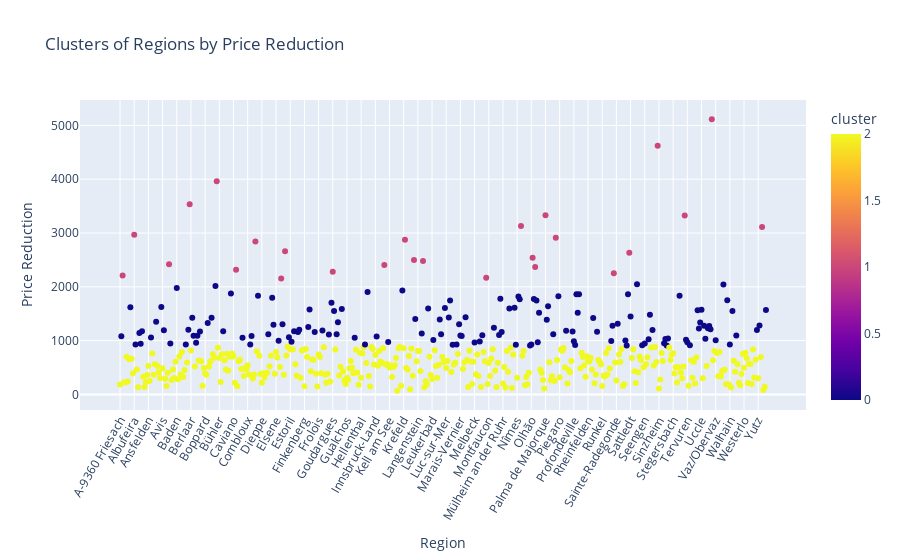

Notebook source saved alongside this figure:
### Markdown cell above
### Clustering des régions par le prix de réduction.

### Code cell
import matplotlib.pyplot as plt
import seaborn as sns
from sklearn.preprocessing import StandardScaler
from sklearn.cluster import KMeans

# Calculer la réduction de prix pour chaque entrée
data['price_reduction'] = data['old_price'] - data['price']

# Calculer la réduction moyenne de prix par région
region_reduction = data.groupby('region')['price_reduction'].mean().reset_index()

# Normaliser les données de réduction de prix
scaler = StandardScaler()
region_reduction_normalized = scaler.fit_transform(region_reduction[['price_reduction']])

# Appliquer le clustering K-Means
kmeans = KMeans(n_clusters=3, init='k-means++', max_iter=300, n_init=10, random_state=0)
region_clusters = kmeans.fit_predict(region_reduction_normalized)

# Ajouter les informations de cluster au DataFrame
region_reduction['cluster'] = region_clusters

import plotly.express as px

fig = px.scatter(region_reduction, x='region', y='price_reduction', color='cluster', title='Clusters of Regions by Price Reduction',
                 labels={'region': 'Region', 'price_reduction': 'Price Reduction'}, hover_data=['region'])
fig.update_layout(xaxis_tickangle=-60, showlegend=True)
fig.show()

print(region_reduction)

### Figure 1 — Plotly figure (JSON) as saved in the notebook; plotly's stock layout.template omitted (floating-point values rounded to 4 significant figures; data arrays with more than 128 entries replaced by an {"elided": "..."} marker saying what was removed)
{"data": [{"hovertemplate": "Region=%{x}<br>Price Reduction=%{y}<br>cluster=%{marker.color}<extra></extra>", "legendgroup": "", "marker": {"color": {"elided": "502 int values"}, "coloraxis": "coloraxis", "symbol": "circle"}, "mode": "markers", "name": "", "orientation": "v", "showlegend": false, "type": "scatter", "x": {"elided": "502 str values"}, "xaxis": "x", "y": {"elided": "502 float values"}, "yaxis": "y"}], "layout": {"autosize": true, "coloraxis": {"colorbar": {"title": {"text": "cluster"}}, "colorscale": [[0, "#0d0887"], [0.1111, "#46039f"], [0.2222, "#7201a8"], [0.3333, "#9c179e"], [0.4444, "#bd3786"], [0.5556, "#d8576b"], [0.6667, "#ed7953"], [0.7778, "#fb9f3a"], [0.8889, "#fdca26"], [1, "#f0f921"]]}, "legend": {"tracegroupgap": 0}, "showlegend": true, "title": {"text": "Clusters of Regions by Price Reduction"}, "xaxis": {"anchor": "y", "autorange": true, "domain": [0, 1], "range": [-29.91, 530.9], "tickangle": -60, "title": {"text": "Region"}, "type": "category"}, "yaxis": {"anchor": "x", "autorange": true, "domain": [0, 1], "range": [-617.6, 5801.0], "title": {"text": "Price Reduction"}, "type": "linear"}}}
